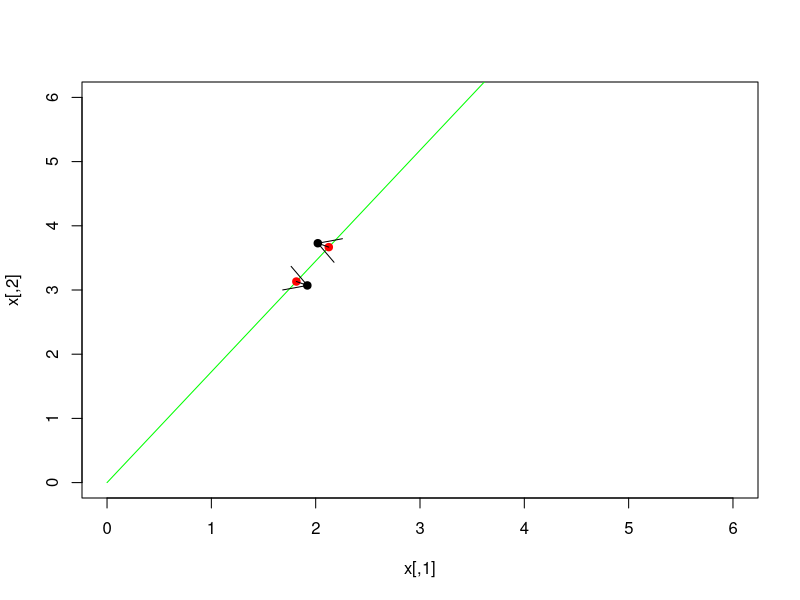

The R source for this figure:
library(mvtnorm)

slope <- function(x) {
  diff(x[,2])/diff(x[,1])
}
# find the midpoint and make a line from origin to that point
midpoint.2d <- function(pt1,pt2) {
  # mid point on first dimension
  first.coord <- (pt1[1] + pt2[1])/2
  second.coord <- (pt1[2] + pt2[2])/2
  return(c(first.coord, second.coord))
}

# a set of classifiers may be: the set of half-planes, the set of half-planes centered at 0 or a class of closed balls.

# For each type of classifier, output the VC dimension and give an example of the VC dimension + 1 being shattered

# Linear half-spaces {x: t(x)%*% w leq 0}

linear.classifier.origin <- function(x, w) {
  return(ifelse(t(x)%*%w > 0), 1, 0)
}

# vc dimension leq d+1
d = 2
print(paste('vc dimension of linear classifier centered at origin is:',d+1))
n <- d+1

# 2 points can be shattered
x <- rmvnorm(d, mean = c(2,3), sigma = diag(1,2))
plot(x, pch = 19, ylim = c(0,6), xlim = c(0,6))
# x should be 2x2 matrix
mid <- midpoint.2d(x[1,], x[2,])
arrows(0,0,mid[1]*2,mid[2]*2, col = 'green')
# line from origin to midpoint
(newline.mat <- matrix(c(0,mid[1],0,mid[2]), nrow = 2, ncol = 2))
slope(newline.mat)
x[1,]%*%c(1,-slope(newline.mat))

# w, our orthogonal vector will be w = c(a,b)
# arbitrary assignment of the first element in w,
# which can take on infinitely many values
a <- 1
b <- -mid[1]/mid[2]
(w <- c(a,b))
t(x[2,])%*%w
pt1 <- x[1,]
(proj <- ((pt1%*%w)/(w%*%w))%*%w)
(projpt1 <- pt1-proj)
points(projpt1, col = 'red', pch = 19)
arrows(x0=projpt1[1], y0 = projpt1[2], x1=pt1[1], y1=pt1[2])

pt2 <- x[2,]
(proj <- ((pt2%*%w)/(w%*%w))%*%w)
(projpt2 <- pt2-proj)
points(projpt2, col = 'red', pch = 19)
arrows(x0=projpt2[1], y0 = projpt2[2], x1=pt2[1], y1=pt2[2])
